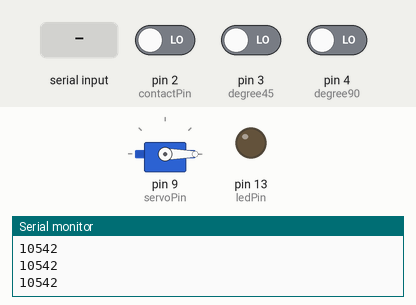
Bench run of a sketch on a simulated Arduino Uno, built with avr-gcc and run on an emulated ATmega328P. Shown: servo, output pins drawn as LEDs (lit = HIGH), the last lines printed to the serial monitor. Inputs (shaded band) come from the test bench; at power-on: pin 2 (contactPin) LOW, pin 3 (degree45) LOW, pin 4 (degree90) LOW.

Above: at 1.2 s.
1.3 s: pin 2 (contactPin) driven HIGH
At 2.5 s:
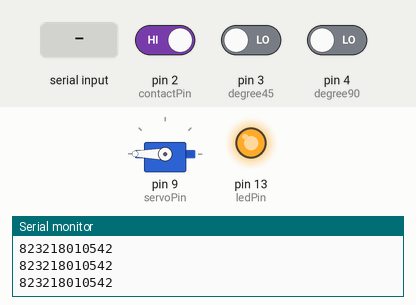
2.8 s: pin 2 (contactPin) driven LOW
At 4.0 s:
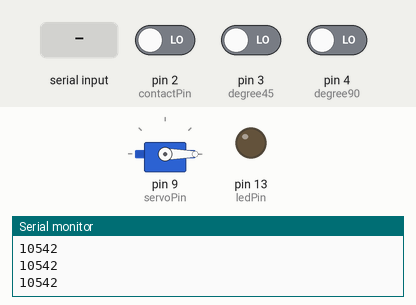
4.3 s: "1" received over Serial
At 4.8 s:
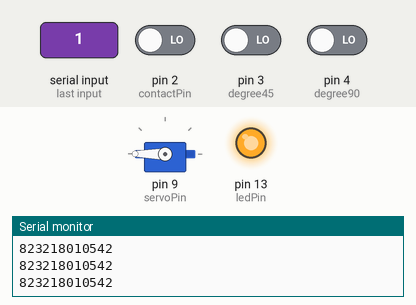
Timing chart, 0 to 7.3 s (numbered marks = the images above; inputs shaded):
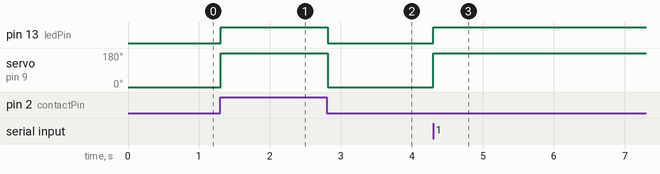

Measured:
- after the input at 1.3 s, pin 13 (ledPin): LOW → HIGH at once; servo on pin 9 (servoPin): 0° → 180° at once
- after the input at 2.8 s, pin 13 (ledPin): HIGH → LOW at once; servo on pin 9 (servoPin): 180° → 0° at once
- after the input at 4.3 s, pin 13 (ledPin): LOW → HIGH at once; servo on pin 9 (servoPin): 0° → 180° at once

The sketch:

Basic.ino
```cpp
#include <Servo.h>

Servo myservo;

const int servoPin = 9;
const int contactPin = 2;
const int ledPin = 13;
const int degree45 = 3;
const int degree90 = 4;
const int degree180 = 5;

int contactState = 0;
int previousContactState = 0;

int incomingByte = 0;

int degreeMode;

void setup() {
	pinMode(ledPin, OUTPUT);
	pinMode(contactPin, INPUT);
	pinMode(degree45, INPUT);
	pinMode(degree90, INPUT);
	pinMode(degree180, INPUT);

	if (digitalRead(degree45) == HIGH) {
		degreeMode = 45;
	} else if (digitalRead(degree90) == HIGH) {
		degreeMode = 90;
	} else {
		degreeMode = 180;
	}

	myservo.attach(servoPin);

	Serial.begin(9600);
}

void loop() {
	contactState = digitalRead(contactPin);

	if (Serial.available() > 0) {
		incomingByte = Serial.read();
	}

	if (contactState == HIGH || incomingByte == 49) {
		open();
	} else if (contactState == LOW || incomingByte == 48) {
		close();
	}
}

void open() {
	myservo.write(degreeMode);
	digitalWrite(ledPin, HIGH);
	Serial.print('Opening servo (');
	Serial.print(degreeMode);
	Serial.println(' degrees).');
	delay(15);
}

void close() {
	myservo.write(0);
	digitalWrite(ledPin, LOW);
	Serial.println('Closing servo (0 degrees).');
	delay(15);
}
```
